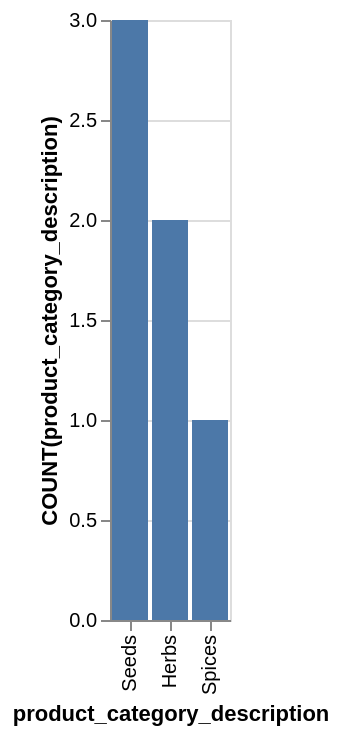

Specify this chart in Vega-Lite:
### Vega-Lite specification from a JSON file in a GitHub repository (floating-point values rounded to 4 significant figures)
{"data": {"values": [{"x_data": "Seeds", "y_data": 3}, {"x_data": "Herbs", "y_data": 2}, {"x_data": "Spices", "y_data": 1}]}, "mark": "bar", "encoding": {"x": {"field": "x_data", "type": "nominal", "title": "product_category_description", "sort": {"op": "sum", "field": "y_data", "order": "descending"}}, "y": {"field": "y_data", "type": "quantitative", "title": "COUNT(product_category_description)"}}}
